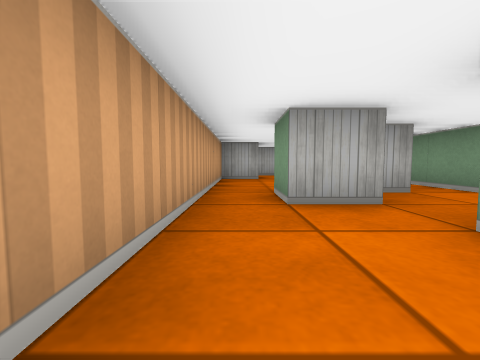
view 1 (above)

17 first-person views from a walk through a cub3D level. The camera is about half as high as the walls, tilts 4° down and sees 90° across. The floor is counted in squares. Each view is taken from the middle of a square. On the plan, view 1 faces up. The plan holds only what a view shows up to about 9 squares ahead; the rest is blank.

view 2
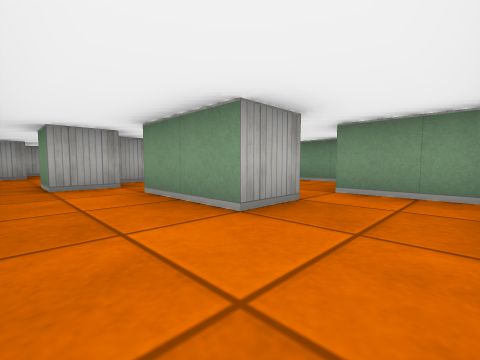

view 3
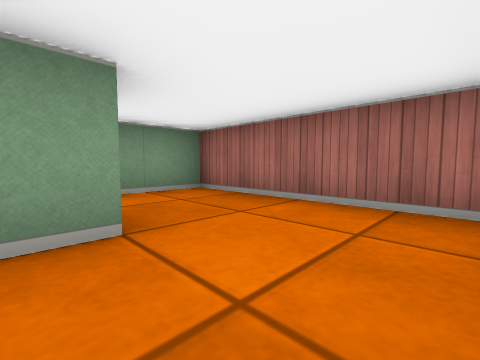

view 4
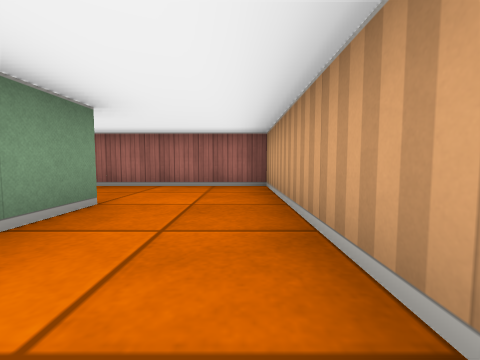

view 5
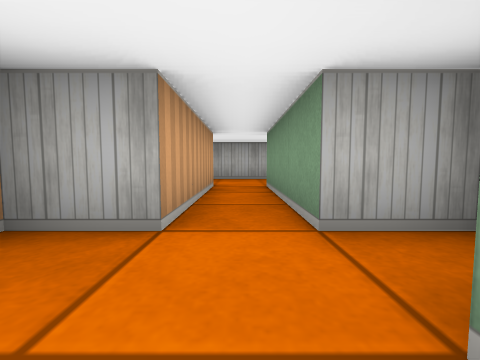

view 6
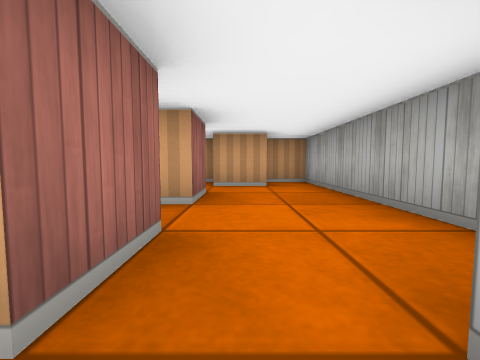

view 7
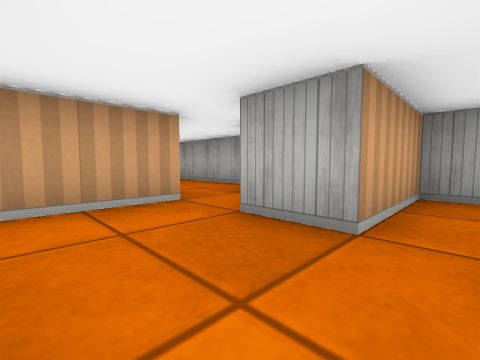

view 8
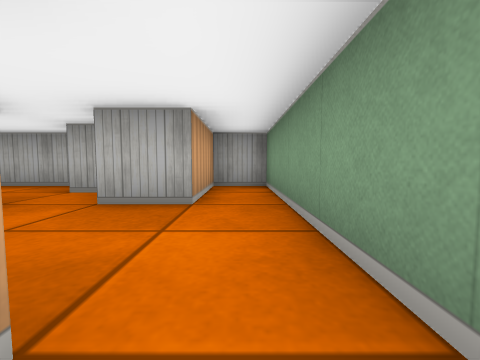

view 9
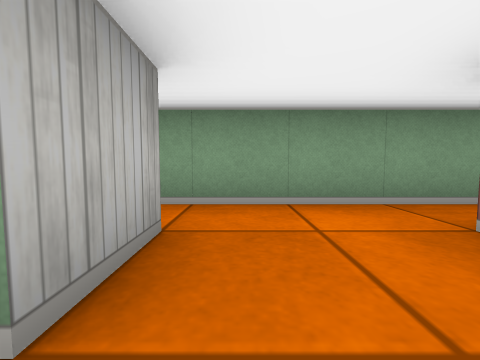

view 10
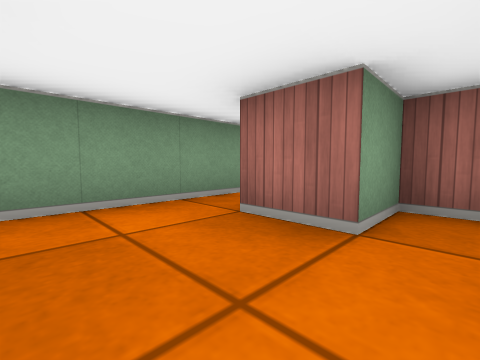

view 11
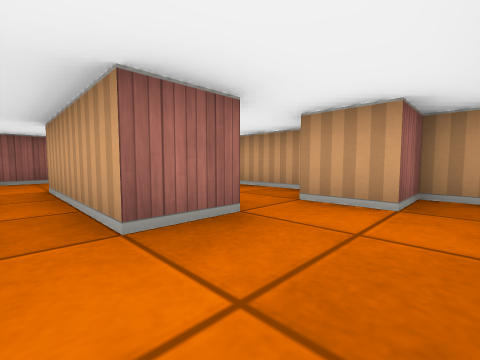

view 12
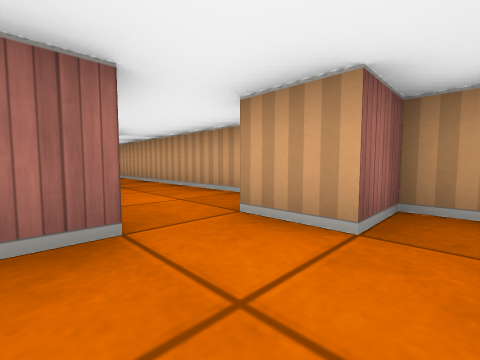

view 13
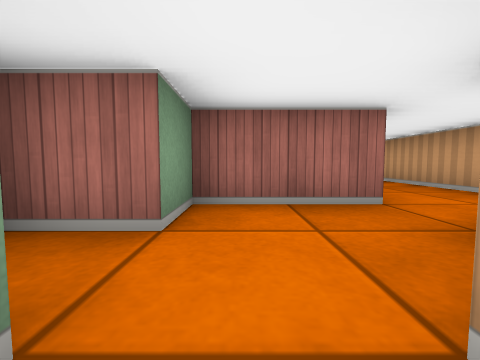

view 14
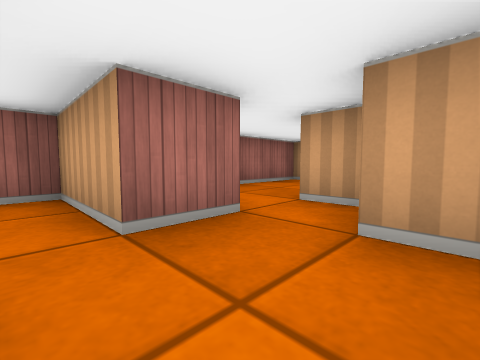

view 15
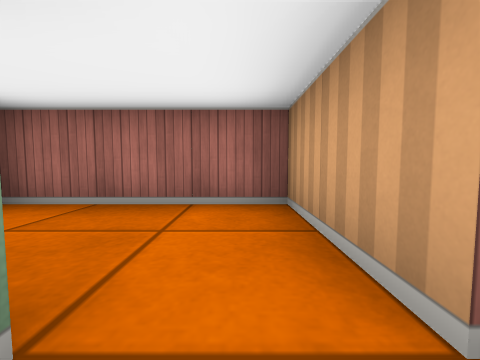

view 16
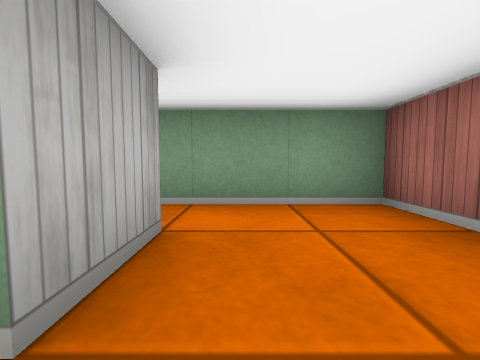

view 17
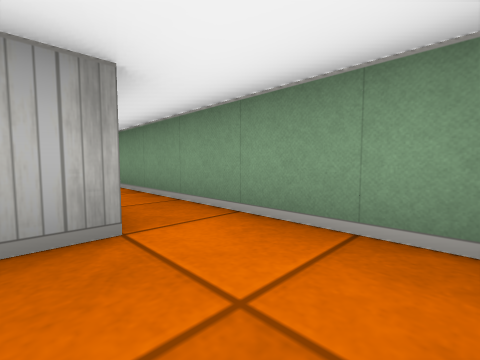

### Floor plan
Ten units are one square. View 1 is at (0, 0); x grows to the right and y downward. Boxes are objects, and circles mark ways between rooms. Rooms are numbered by the first view taken in them; rooms with no view inside come last. Other rooms are left out.
<svg viewBox="-10 -90 90 120">
<path fill="none" stroke="#000" d="M25 -2 25 5 15 5 15 -15M-5 -15 -5 25 35 25 35 5 45 5M14 -65 25 -65M25 -35 15 -35M16 -25 5 -25 5 -35M15 -15 25 -15M24 -85 -5 -85 -5 -75 5 -75 5 -65 -5 -65 -5 -15M46 -35 35 -35 35 -65M25 -15 35 -15 35 -25 45 -25M25 -65 25 -35M35 -65 45 -65M50 -75 45 -75M39 -85 24 -85M55 -45 65 -45M49 -35 55 -35M45 -65 45 -49M65 25 75 25 75 -85 65 -85 65 -65 54 -65M45 5 45 25 65 25M66 5 55 5 55 -14M35 -11 35 -5"/>
<circle cx="5" cy="-5" r="3" fill="#2a7"/>
<circle cx="40" cy="0" r="3" fill="#2a7"/>
<circle cx="20" cy="-20" r="3" fill="#2a7"/>
<circle cx="20" cy="-75" r="3" fill="#2a7"/>
<circle cx="30" cy="-60" r="3" fill="#2a7"/>
<circle cx="50" cy="-70" r="3" fill="#2a7"/>
<circle cx="60" cy="15" r="3" fill="#2a7"/>
<text x="10" y="10">1</text>
<text x="10" y="-50">2</text>
<text x="30" y="-40">3</text>
<text x="40" y="-70">4</text>
<text x="70" y="-40">5</text>
<text x="50" y="10">6</text>
</svg>
Room 1 opens to room 2. Room 1 opens to room 6. Room 2 opens to room 3. Room 2 opens to room 4. Room 3 opens to room 4. Room 4 opens to room 5. Room 5 opens to room 6.

Where each view was taken, in squares from view 1:
view 1: 0 up, 0 right, facing up
view 2: 2 down, 0 right, facing up-right
view 3: 0 up, 0 right, facing down-right
view 4: 2 up, 0 right, facing down
view 5: 2 up, 3 right, facing up
view 6: 7 up, 5 right, facing left
view 7: 5 up, 7 right, facing up-left
view 8: 4 up, 7 right, facing up
view 9: 6 up, 5 right, facing right
view 10: 6 up, 5 right, facing down-right
view 11: 8 up, 3 right, facing down-left
view 12: 8 up, 2 right, facing down-left
view 13: 4 up, 3 right, facing down
view 14: 1 up, 5 right, facing down-left
view 15: 0 up, 5 right, facing down
view 16: 1 down, 5 right, facing right
view 17: 2 down, 6 right, facing up-right
